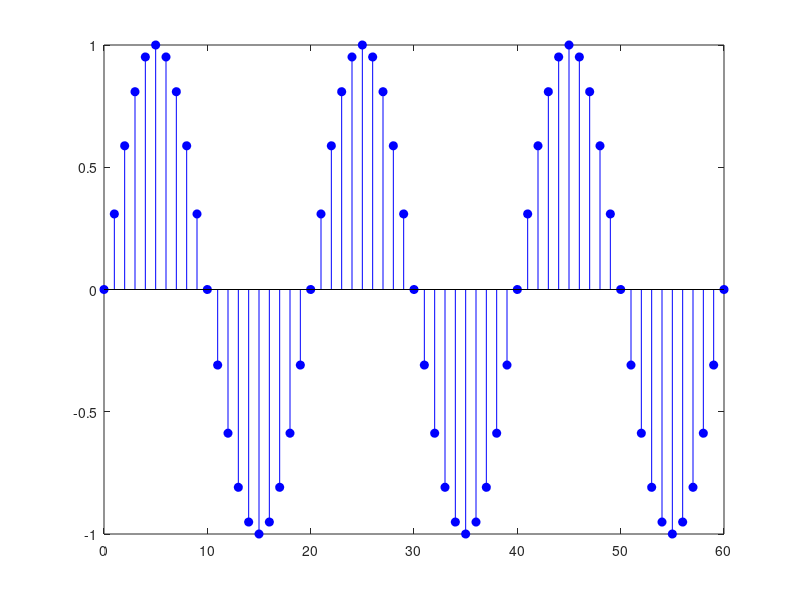

The MATLAB source for this figure: (Note: this script raises an error after producing the figure.)

% Define the range of n values
n = 0:60;

% Calculate the wave values
x = sin(0.1*pi*n);

% Plot the wave using the stem function
stem(n, x);

% Label the axes
ylabel('x');
title('Waveform of x = sin(0.1*pi*n)');

% Change the marker size, color and fill
Hs = stem(n, x, 'b', 'filled');
Hs.MarkerSize = 4;
xlabel('n');
ylabel('x');
title('Waveform of x = sin(0.1*pi*n)');

% Overlay the graph with a plot function
hold on;
plot(n, x, 'r');
hold off;

